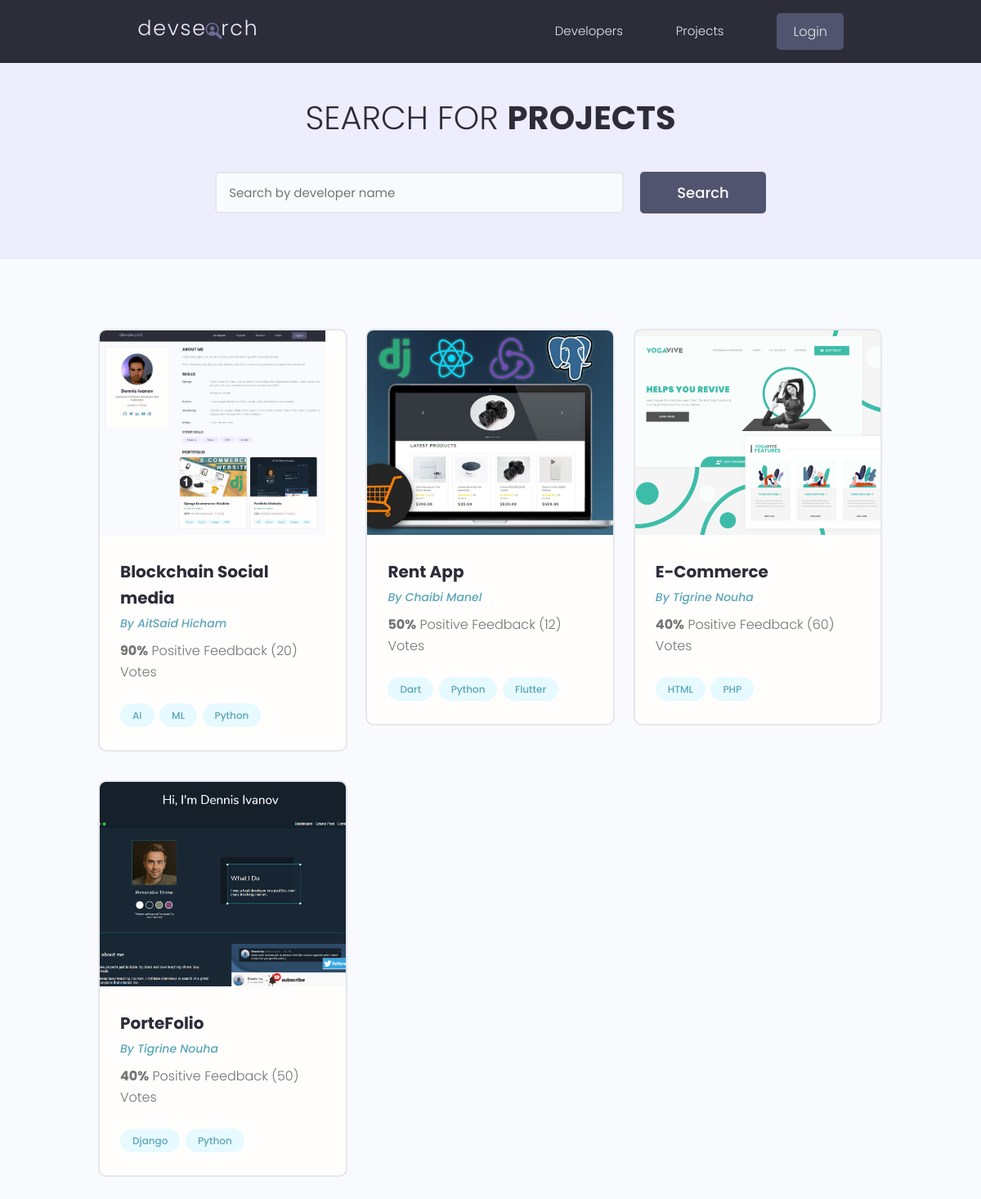
The page /projects/ on the database as committed earlier.
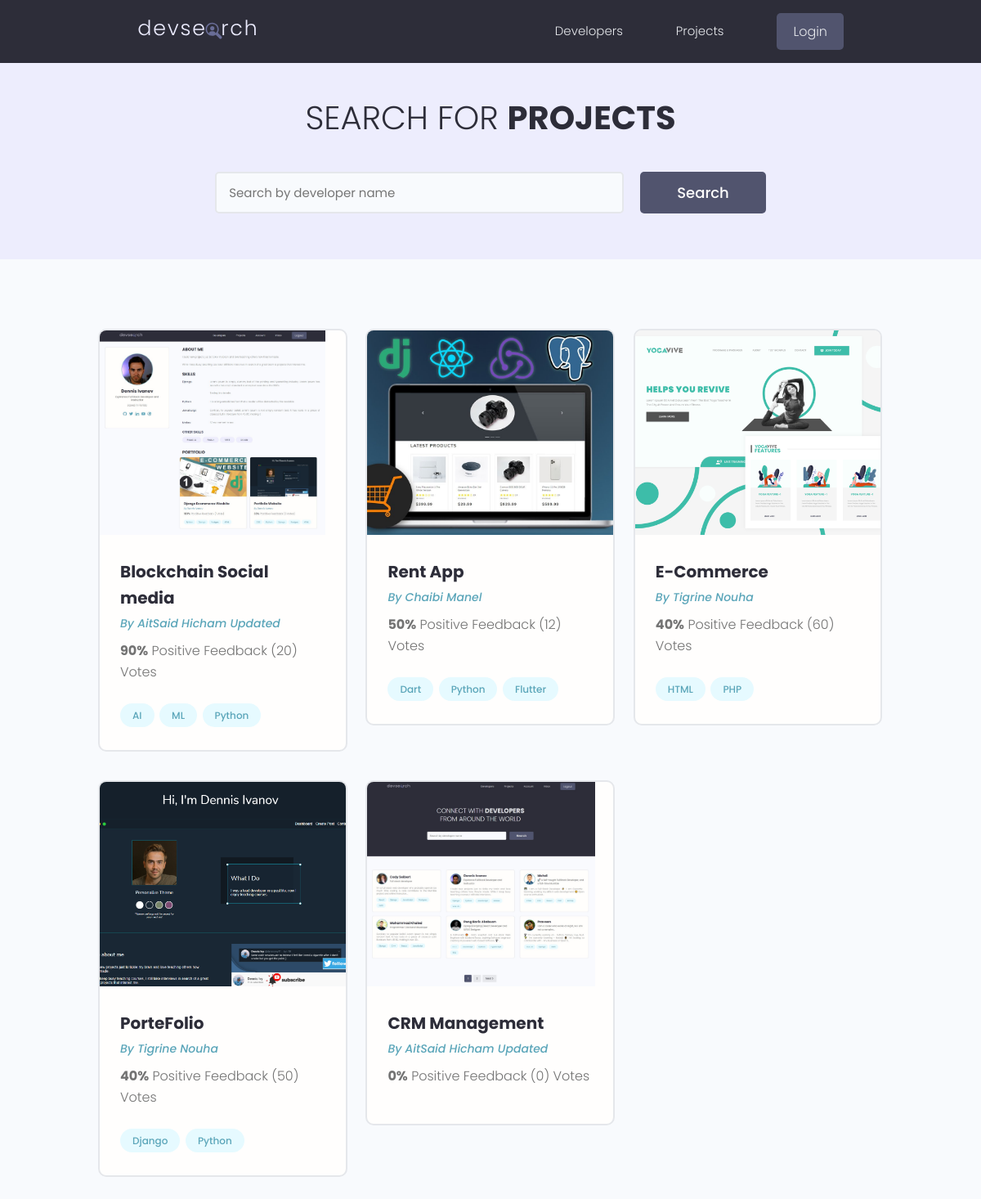
The same page on the database as committed later.
### projects/models.py (models this page shows, shortened)
class Project(models.Model):
    owner = models.ForeignKey(
        Profile, null=True, blank=True, on_delete=models.CASCADE)
    title = models.CharField(max_length=200)
    description = models.TextField(null=True, blank=True)
    featured_image = models.ImageField(
        null=True, blank=True, default="default.jpg")
    demo_link = models.CharField(max_length=2000, null=True, blank=True)
    source_link = models.CharField(max_length=2000, null=True, blank=True)
    tags = models.ManyToManyField('Tag', blank=True)
    vote_total = models.IntegerField(default=0, null=True, blank=True)
    vote_ratio = models.IntegerField(default=0, null=True, blank=True)
    created = models.DateTimeField(auto_now_add=True)
    id = models.UUIDField(default=uuid.uuid4, unique=True,
                          primary_key=True, editable=False)

class Tag(models.Model):
    name = models.CharField(max_length=200)
    created = models.DateTimeField(auto_now_add=True)
    id = models.UUIDField(default=uuid.uuid4, unique=True,
                          primary_key=True, editable=False)
    def __str__(self):
        return self.name

### users/models.py (models this page shows, shortened)
class Profile(models.Model):
    user = models.OneToOneField(
        User, on_delete=models.CASCADE, null=True, blank=True)
    name = models.CharField(max_length=200, blank=True, null=True)
    email = models.EmailField(max_length=500, blank=True, null=True)
    username = models.CharField(max_length=200, blank=True, null=True)
    location = models.CharField(max_length=200, blank=True, null=True)
    short_intro = models.CharField(max_length=200, blank=True, null=True)
    bio = models.TextField(blank=True, null=True)
    profile_image = models.ImageField(
        null=True, blank=True, upload_to='profiles/', default="profiles/user-default.png")
    social_github = models.CharField(max_length=200, blank=True, null=True)
    social_twitter = models.CharField(max_length=200, blank=True, null=True)
    social_linkedin = models.CharField(max_length=200, blank=True, null=True)
    social_youtube = models.CharField(max_length=200, blank=True, null=True)
    social_website = models.CharField(max_length=200, blank=True, null=True)
    created = models.DateTimeField(auto_now_add=True)
    id = models.UUIDField(default=uuid.uuid4, unique=True,
                          primary_key=True, editable=False)

### projects/views.py (the view)
# urls.py: path('projects/', include('projects.urls')),
def projects(request):
    projects = Project.objects.all()
    context = {'projects': projects}
    return render(request, 'projects/projects.html', context)

### projects/templates/projects/projects.html (shortened to what this page needs)
{% extends 'main.html' %}
{% block content %}
<main class="projects">
    <section class="hero-section text-center">
        <div class="container container--narrow">
            <div class="hero-section__box">
                <h2>Search for <span>Projects</span></h2>
            </div>
            <div class="hero-section__search">
                <form class="form" action="#" method="get">
                  <div class="form__field">
                    <input class="input input--text" id="formInput#search" type="text" name="text"
                      placeholder="Search by developer name" />
                  </div>
                  <input class="btn btn--sub btn--lg" type="submit" value="Search" />
                </form>
              </div>
        </div>
    </section>
    <section class="projectsList">
        <div class="container">
            <div class="grid grid--three">
                {% for project in projects %}
                <div class="column">
                    <div class="card project">
                        <a href="{% url 'project' project.id %}" class="project">
                            <img class="project__thumbnail" src="{{project.featured_image.url}}" alt="project thumbnail" />
                            <div class="card__body">
                                <h3 class="project__title">{{project.title}}</h3>
                                <p><a class="project__author" href="{% url 'user-profile' project.owner.id %}">By
                                        {{project.owner.name}}</a>
                                </p>
                                <p class="project--rating">
                                    <span style="font-weight: bold;">{{project.vote_ratio}}%</span> Positive
                                    Feedback ({{project.vote_total}}) Vote{{project.vote_total|pluralize:"s"}}
                                </p>
                                <div class="project__tags">
                                    {% for tag in project.tags.all %}
                                    <span class="tag tag--pill tag--main">
                                        <small>{{tag}}</small>
                                    </span>
                                    {% endfor %}
                                </div>
                            </div>
                        </a>
                    </div>
                </div>
                {% endfor %}
            </div>
        </div>
    </section>
</main>
{% endblock %}

Rows that differ between the two databases and show on the page:
changed through a linked row, Project "Blockchain Social media": owner.name "AitSaid Hicham" → "AitSaid Hicham Updated"
added Project: featured_image (picture), title "CRM Management", owner.name "AitSaid Hicham Updated", vote_ratio "0", vote_total "0"
